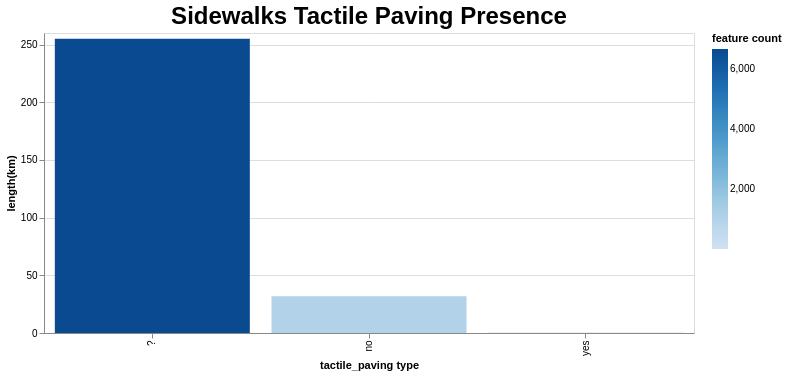

Source (Vega-Lite JSON):
### Vega-Lite specification from a JSON file in a GitHub repository (floating-point values rounded to 4 significant figures)
{"config": {"view": {"continuousWidth": 300, "continuousHeight": 300}, "title": {"fontSize": 24}}, "data": {"values": [{"tactile_paving type": "?", "feature count": 6682, "length(km)": 255.0}, {"tactile_paving type": "no", "feature count": 1069, "length(km)": 31.75}, {"tactile_paving type": "yes", "feature count": 11, "length(km)": 0.3343}]}, "mark": {"type": "bar"}, "encoding": {"color": {"field": "feature count", "type": "quantitative"}, "tooltip": {"field": "length(km)", "type": "quantitative"}, "x": {"field": "tactile_paving type", "sort": "-y", "type": "nominal"}, "y": {"field": "length(km)", "type": "quantitative"}}, "height": 300, "params": [{"name": "param_4", "select": {"type": "interval", "encodings": ["x", "y"]}, "bind": "scales"}], "title": "Sidewalks Tactile Paving Presence", "width": 650, "$schema": "https://vega.github.io/schema/vega-lite/v5.json", "datasets": {"data-deedaed0c490ff255dbd3fa4dac5c559": [{"tactile_paving type": "?", "feature count": 6682, "length(km)": 255.0}, {"tactile_paving type": "no", "feature count": 1069, "length(km)": 31.75}, {"tactile_paving type": "yes", "feature count": 11, "length(km)": 0.3343}]}}
